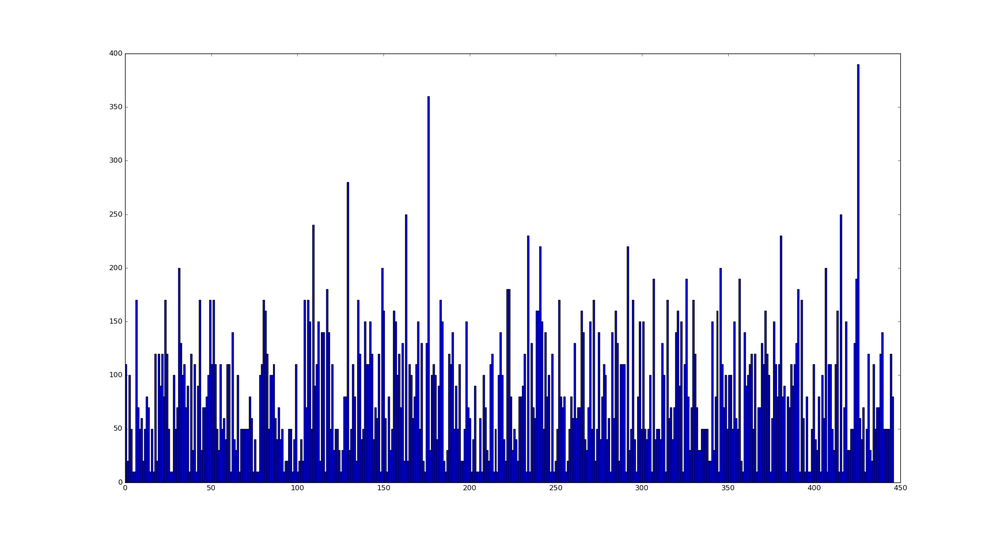
#> input picture histogram.png, 1000 x 536 px, shrunk from 2318 x 1242 before the run
$ python gabor.py ../histogram.png   (Python 2 division)   (older library calls are emulated)
#> lines starting #> are read from the running program, lines starting #| are printed output that depends on the picture
#> further down, img is the input picture: shape (536, 1000, 3); mean B, G, R 237.4, 218.2, 218.2
#!/usr/bin/env python

import numpy as np
import cv2

def build_filters():
    filters = []
    ksize = 31
    for theta in np.arange(0, np.pi, np.pi / 16):
        kern = cv2.getGaborKernel((ksize, ksize), 4.0, theta, 10.0, 0.5, 0, ktype=cv2.CV_32F)
        kern /= 1.5*kern.sum()
        filters.append(kern)
    return filters

def process(img, filters):
    accum = np.zeros_like(img)
    for kern in filters:
        fimg = cv2.filter2D(img, cv2.CV_8UC3, kern)
        np.maximum(accum, fimg, accum)
#> this loop made 16 passes
#> pass 1, in process, `fimg = cv2.filter2D(img, cv2.CV_8UC3, kern)`:
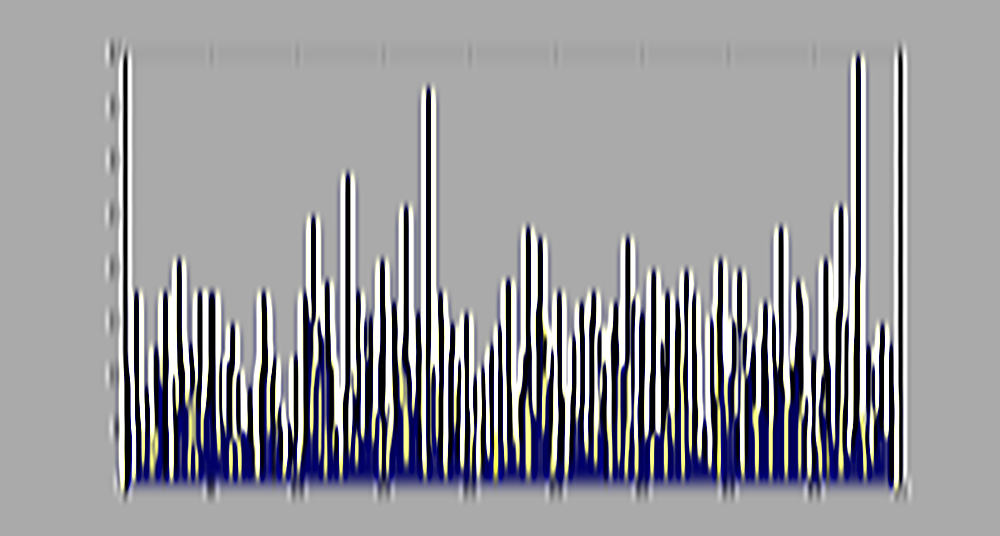
#> fimg: shape (536, 1000, 3); mean B, G, R 157.5, 153.1, 153.1
#> pass 2, in process, `fimg = cv2.filter2D(img, cv2.CV_8UC3, kern)`:
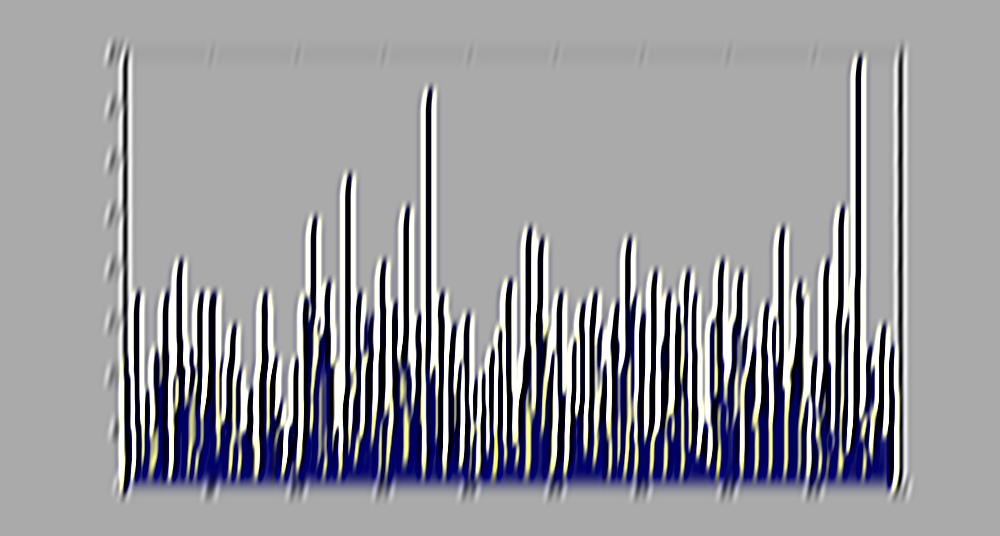
#> fimg: shape (536, 1000, 3); mean B, G, R 157.8, 152.6, 152.6
#> pass 3, in process, `fimg = cv2.filter2D(img, cv2.CV_8UC3, kern)`:
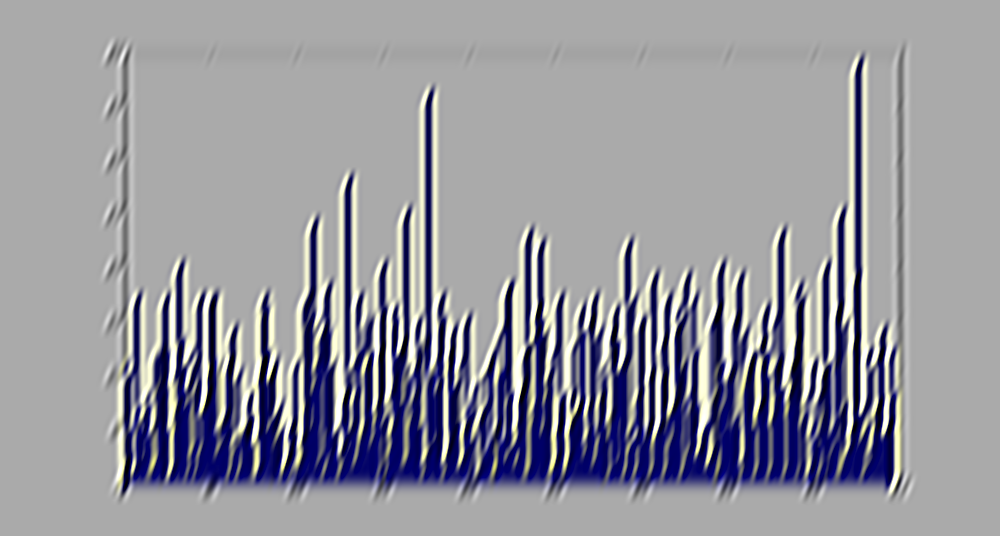
#> fimg: shape (536, 1000, 3); mean B, G, R 158.2, 149.5, 149.5
#> after the loop:
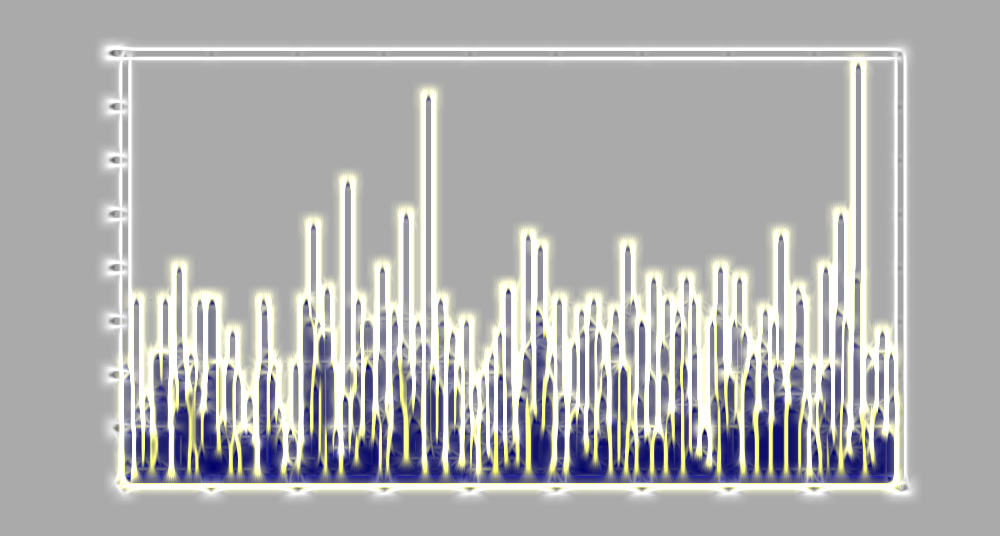
#> accum: shape (536, 1000, 3); mean B, G, R 177.4, 177, 177
    return accum

if __name__ == '__main__':
    import sys

    print __doc__
    try:
        img_fn = sys.argv[1]
    except:
        img_fn = '/home/drishi/manual_all_pattern/w_25.jpg'

    img = cv2.imread(img_fn)
    if img is None:
        print 'Failed to load image file:', img_fn
        sys.exit(1)

    filters = build_filters()

    res1 = process(img, filters)
    cv2.imshow('result', res1)
    cv2.waitKey(0)
    cv2.destroyAllWindows()

$ run again, on experiments/images/cnn/cnn_with_data_augmentation.png
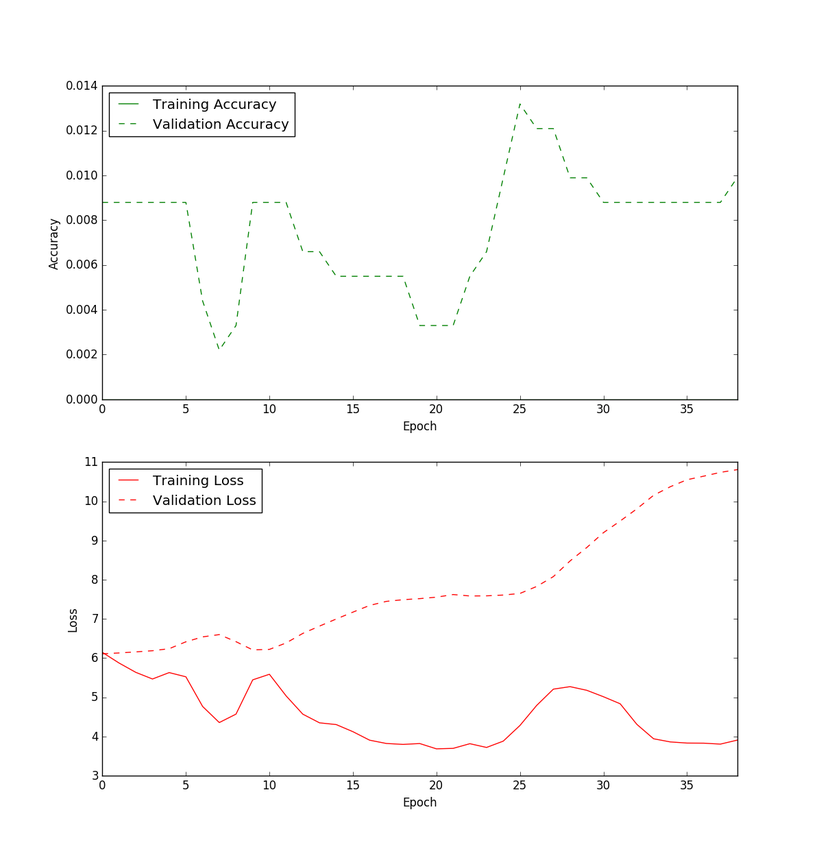
#> input picture experiments/images/cnn/cnn_with_data_augmentation.png, 819 x 862 px, shrunk from 1195 x 1258 before the run
#> img is the input picture: shape (862, 819, 3); mean B, G, R 251.4, 251.5, 251.8
#> the loop in process, `for kern in filters:` made 16 passes
#> pass 1, in process, `fimg = cv2.filter2D(img, cv2.CV_8UC3, kern)`:
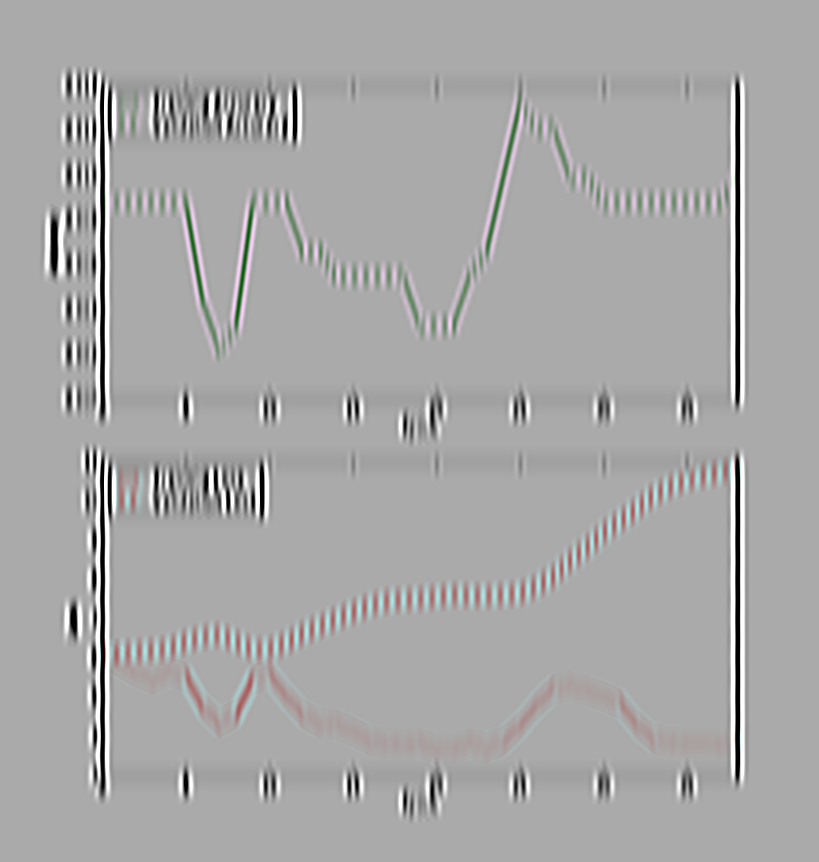
#> fimg: shape (862, 819, 3); mean B, G, R 167.5, 167.6, 167.8
#> after the loop in process, `for kern in filters:`:
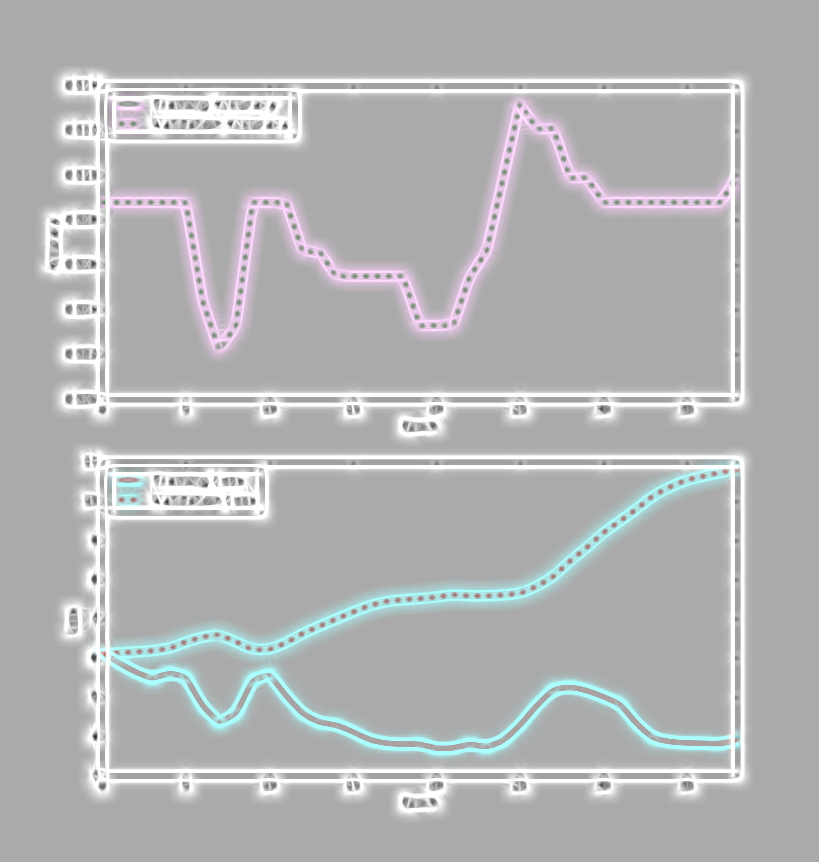
#> accum: shape (862, 819, 3); mean B, G, R 181.3, 180.5, 179.3

$ run again, on experiments/images/cnn/first_cnn.png
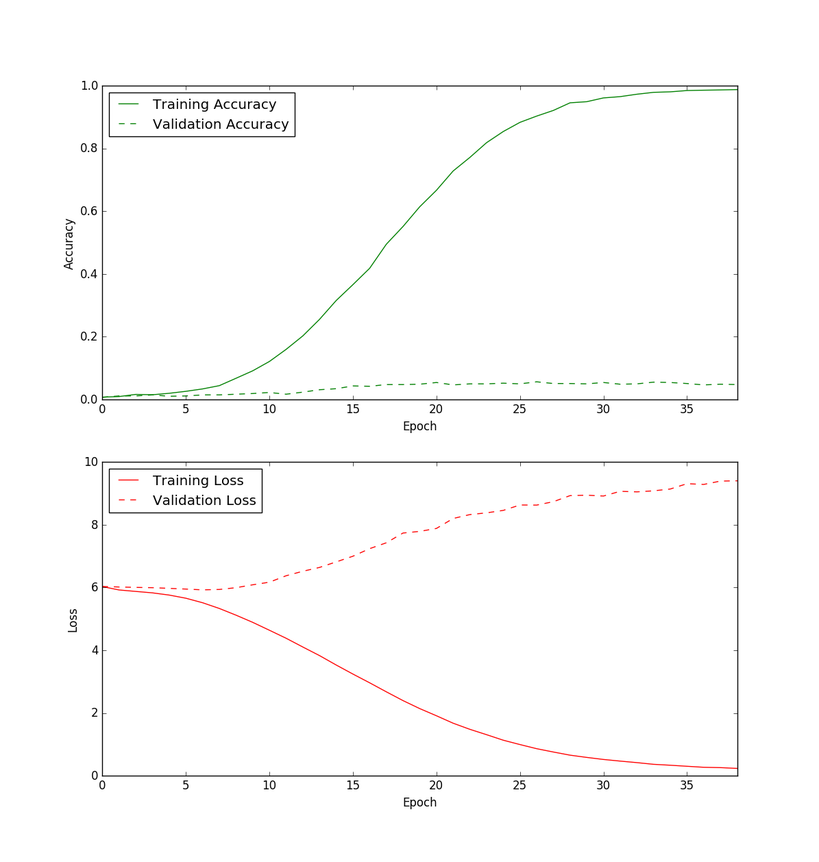
#> input picture experiments/images/cnn/first_cnn.png, 819 x 862 px, shrunk from 1195 x 1258 before the run
#> img is the input picture: shape (862, 819, 3); mean B, G, R 251.5, 251.7, 251.8
#> the loop in process, `for kern in filters:` made 16 passes
#> pass 1, in process, `fimg = cv2.filter2D(img, cv2.CV_8UC3, kern)`:
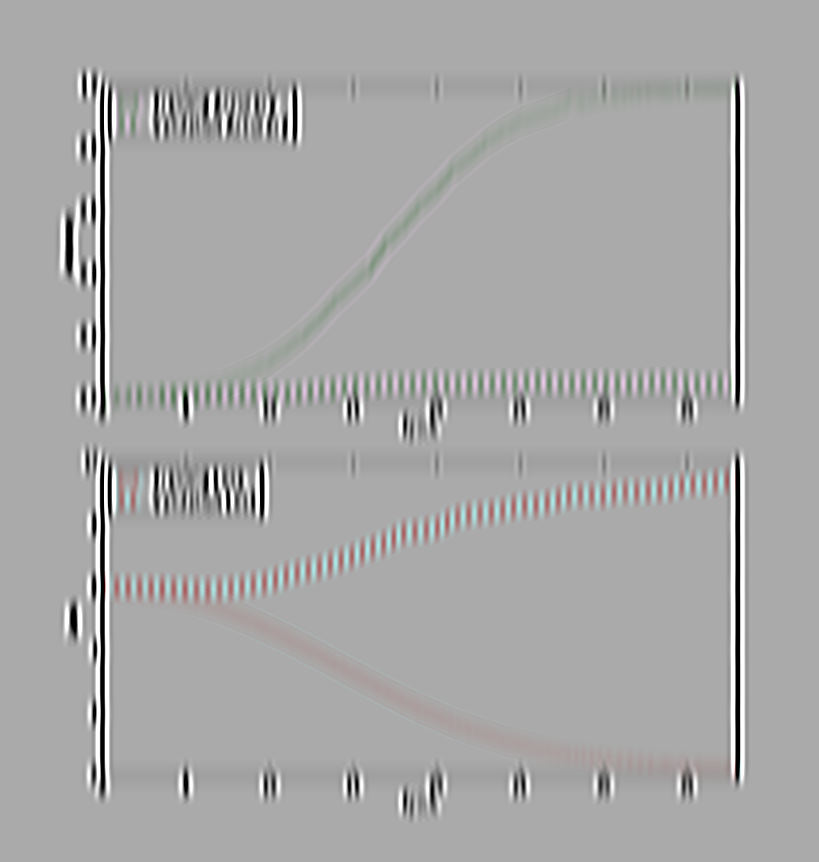
#> fimg: shape (862, 819, 3); mean B, G, R 167.6, 167.7, 167.9
#> after the loop in process, `for kern in filters:`:
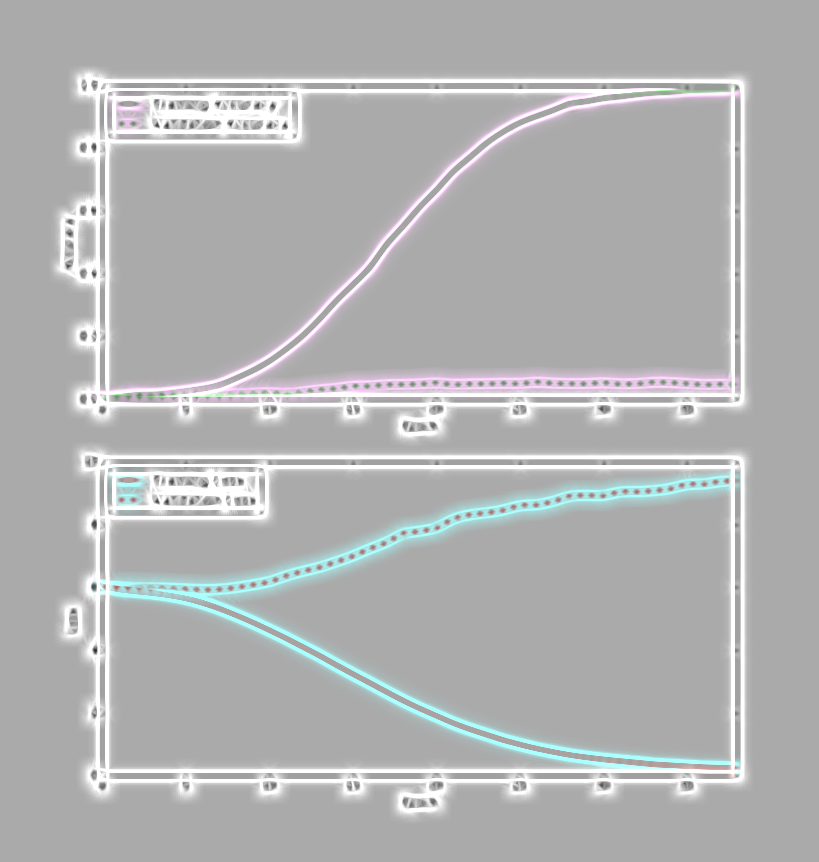
#> accum: shape (862, 819, 3); mean B, G, R 180.1, 179.5, 178.4
